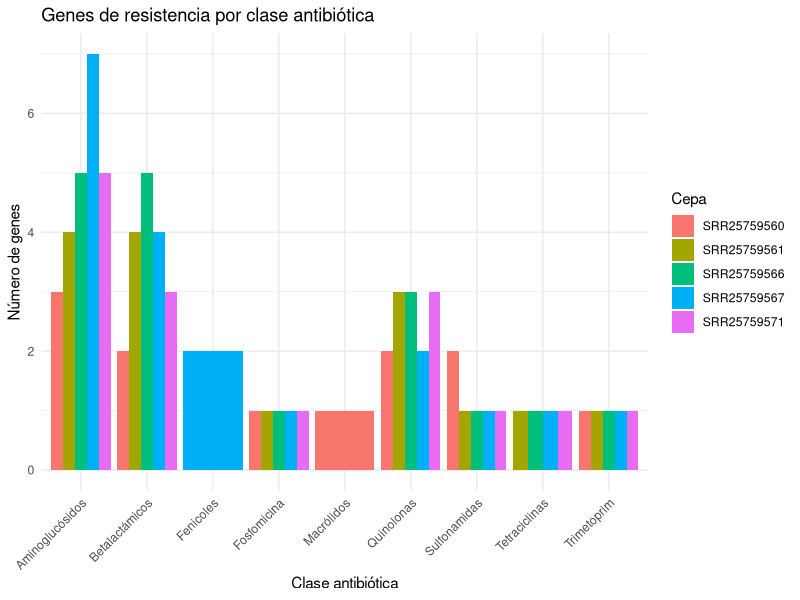

Write the R code that produced this figure.
library(tidyverse)

# Leer el archivo y asegurarse de que todo es carácter para evitar errores
df <- read_tsv("resumen_resfinder.tsv", col_types = cols(.default = "c")) %>%
  mutate(Cepa = basename(`#FILE`) %>% str_remove("_resfinder.tab"))

# Definir las clases
clases <- list(
  "Betalactámicos"   = c("blaCTX", "blaKPC", "blaOXA", "blaSHV", "blaTEM"),
  "Aminoglucósidos"  = c("aac", "aadA", "ant", "aph", "rmtG"),
  "Quinolonas"       = c("qnr", "oqx", "aac(6')-Ib-cr"),
  "Fenicoles"        = c("cmlA", "floR"),
  "Sulfonamidas"     = c("sul"),
  "Tetraciclinas"    = c("tet"),
  "Macrólidos"       = c("mph"),
  "Fosfomicina"      = c("fosA"),
  "Trimetoprim"      = c("dfrA")
)

# Función para asignar clase
asignar_clase <- function(nombre_gen) {
  for (clase in names(clases)) {
    if (any(str_starts(nombre_gen, clases[[clase]]))) return(clase)
  }
  return("Otros")
}

# Pivotar, filtrar y asignar clases
df_long <- df %>%
  select(-`#FILE`, -NUM_FOUND) %>%
  pivot_longer(-Cepa, names_to = "Gen", values_to = "Presencia") %>%
  filter(Presencia != ".") %>%
  mutate(Clase = map_chr(Gen, asignar_clase))

# Contar genes por clase y cepa
df_clases <- df_long %>%
  group_by(Cepa, Clase) %>%
  summarise(N = n(), .groups = "drop")

# Gráfico
ggplot(df_clases, aes(x = Clase, y = N, fill = Cepa)) +
  geom_col(position = "dodge") +
  labs(title = "Genes de resistencia por clase antibiótica",
       y = "Número de genes", x = "Clase antibiótica") +
  theme_minimal() +
  theme(axis.text.x = element_text(angle = 45, hjust = 1))
